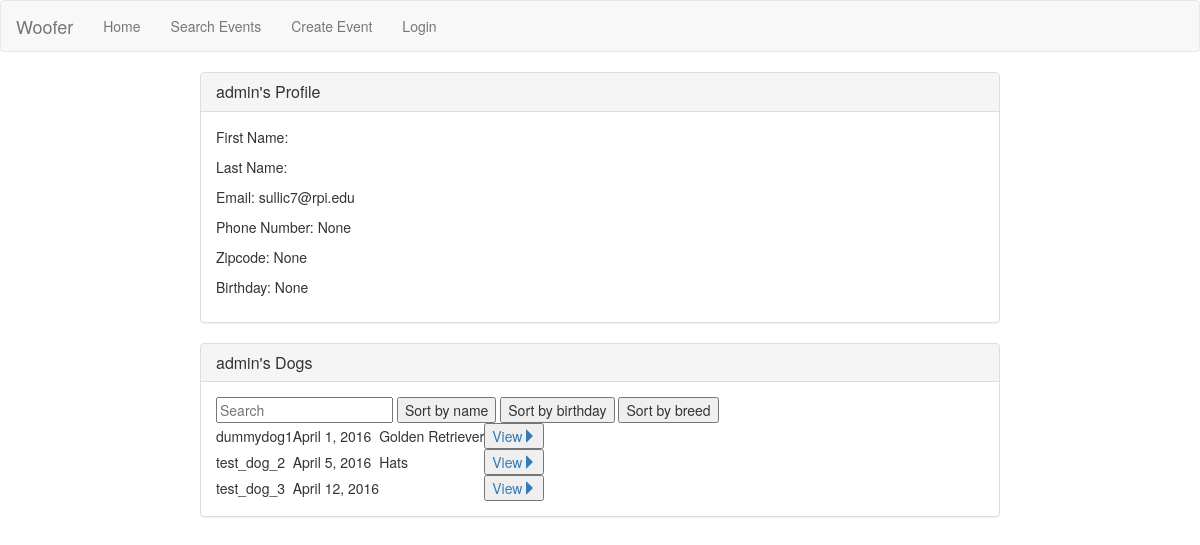
The app's page /view_user/1/ with its own data.
### woofer/models.py (models this page shows, shortened)
class Profile(models.Model):
    id = models.AutoField(primary_key=True)
    user = models.OneToOneField(User)
    phone_number = models.IntegerField(blank=True, null=True)
    zipcode = models.IntegerField(blank=True, null=True)
    birthday = models.DateField(auto_now=False, auto_now_add=False, blank=True, null=True)

class Dog(models.Model):
    id = models.AutoField(primary_key=True)
    name = models.CharField(max_length=100)
    owner = models.ForeignKey(User, on_delete=models.CASCADE)
    birthday = models.DateField(auto_now=False, auto_now_add=False, blank=True, null=True)
    weight = models.IntegerField(blank=True, null=True)
    breed = models.CharField(max_length=100, blank=True, null=True)
    potty_trained = models.BooleanField()
    bio = models.TextField(blank=True, null=True)
    LOW = 'LO'
    MEDIUM = 'MD'
    HIGH = 'HI'
    ACTIVITY_CHOICES = (
            (LOW, 'Not active'),
            (MEDIUM, 'Somewhat active'),
            (HIGH, 'Very active')
        )
    TEMPERAMENT_CHOICES = (
            (LOW, 'Prefers to be left alone'),
            (MEDIUM, 'Good with small groups'),
            (HIGH, 'Good with any size groups')
        )
    activity = models.CharField(max_length=2, choices=ACTIVITY_CHOICES)
    temperament_kids = models.CharField(max_length=2, choices=TEMPERAMENT_CHOICES)
    temperament_dogs = models.CharField(max_length=2, choices=TEMPERAMENT_CHOICES)
    temperament_strangers = models.CharField(max_length=2, choices=TEMPERAMENT_CHOICES)

### woofer/views/user_views.py (the view)
# urls.py: url(r'^view_user/(?P<userid>[0-9]+)/$', user_views.view_user, name='view-user'),
def view_user(request, userid):
    user_to_view = User.objects.get(id = userid)
    profile = Profile.objects.get(user = user_to_view)
    dogs = Dog.objects.all().filter(owner = user_to_view)
    return render(request, 'woofer/view_user.html',
    {
        'profile' : profile,
        'dogs' : dogs
    } )

### woofer/templates/woofer/view_user.html (shortened to what this page needs)
{% extends 'woofer/pageframe.html' %}
{% block content %}
<div class="panel panel-default">
  <div class="panel-heading">
    <h3 class="panel-title">{{ profile.user.username }}'s Profile</h3>
  </div>
  <div class="panel-body">
    <p>First Name: {{ profile.user.first_name }}</p>
    <p>Last Name: {{ profile.user.last_name }}</p>
    <p>Email: {{ profile.user.email }}</p>
    <p>Phone Number: {{ profile.phone_number }}</p>
    <p>Zipcode: {{ profile.zipcode }}</p>
    <p>Birthday: {{ profile.birthday }}</p>
  </div>
</div>
<div class="panel panel-default">
  <div class="panel-heading">
    <h3 class="panel-title">{{ profile.user.username }}'s Dogs</h3>
  </div>
  <div class="panel-body">
      <div id="dogs">
        <input class="search" placeholder="Search" />
        <button class="sort" data-sort="name">Sort by name</button>
        <button class="sort" data-sort="birthday">Sort by birthday</button>
        <button class="sort" data-sort="breed">Sort by breed</button>
      <table>
        <tbody class="list">
          {% for dog in dogs %}
            <tr>
              <td class="name">{{ dog.name }}</td>
              <td class="birthday">{{ dog.birthday }}</td>
              <td class="breed">{{ dog.breed }}</td>
              <td><a href="{% url 'view-dog' dog.id %}" ><button class="">View<span class="glyphicon glyphicon-triangle-right" aria-hidden="true"></span></button></a></td>
            </tr>
          {% endfor %}
        </tbody>
      </table>
  </div>
</div>
{% endblock %}

### records on screen
Profile: user.username "admin", user.email "sullic7@rpi.edu", phone_number "None", zipcode "None", birthday "None"
Dog: name "dummydog1", birthday "April 1, 2016", breed "Golden Retriever"
Dog: name "test_dog_2", birthday "April 5, 2016", breed "Hats"
Dog: name "test_dog_3", birthday "April 12, 2016"
